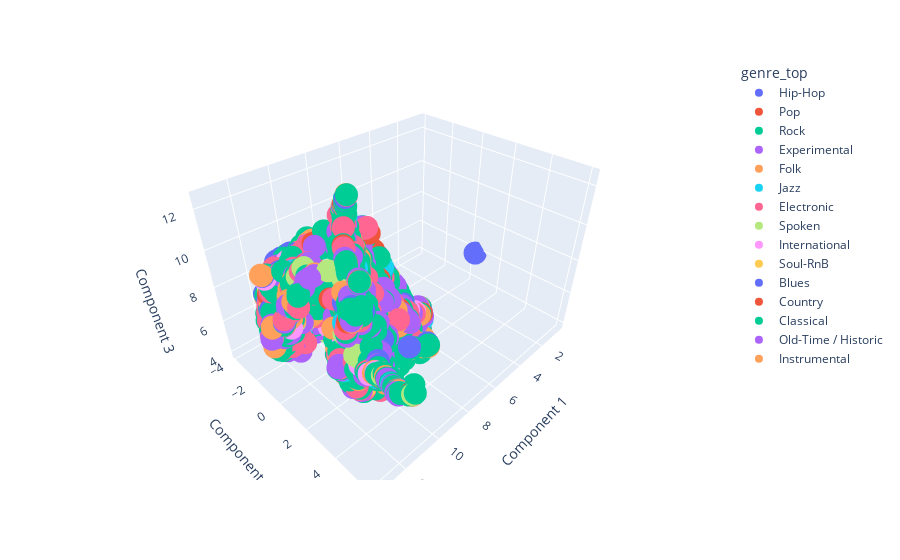

The cell this chart's notebook holds for it:
### Markdown cell above
UMAP is a general purpose manifold learning and dimension reduction algorithm, like t-SNE, to transform and visualise data.

### Code cell
reducer = umap.UMAP(n_components = 3)

principalComponents = pd.DataFrame(data = reducer.fit_transform(X), columns = ['Component 1', 'Component 2', 'Component 3'])
finalDf = pd.concat([principalComponents, y], axis = 1).dropna()

fig = px.scatter_3d(finalDf, x = 'Component 1', y = 'Component 2', z = 'Component 3', color = 'genre_top')
fig.show()
